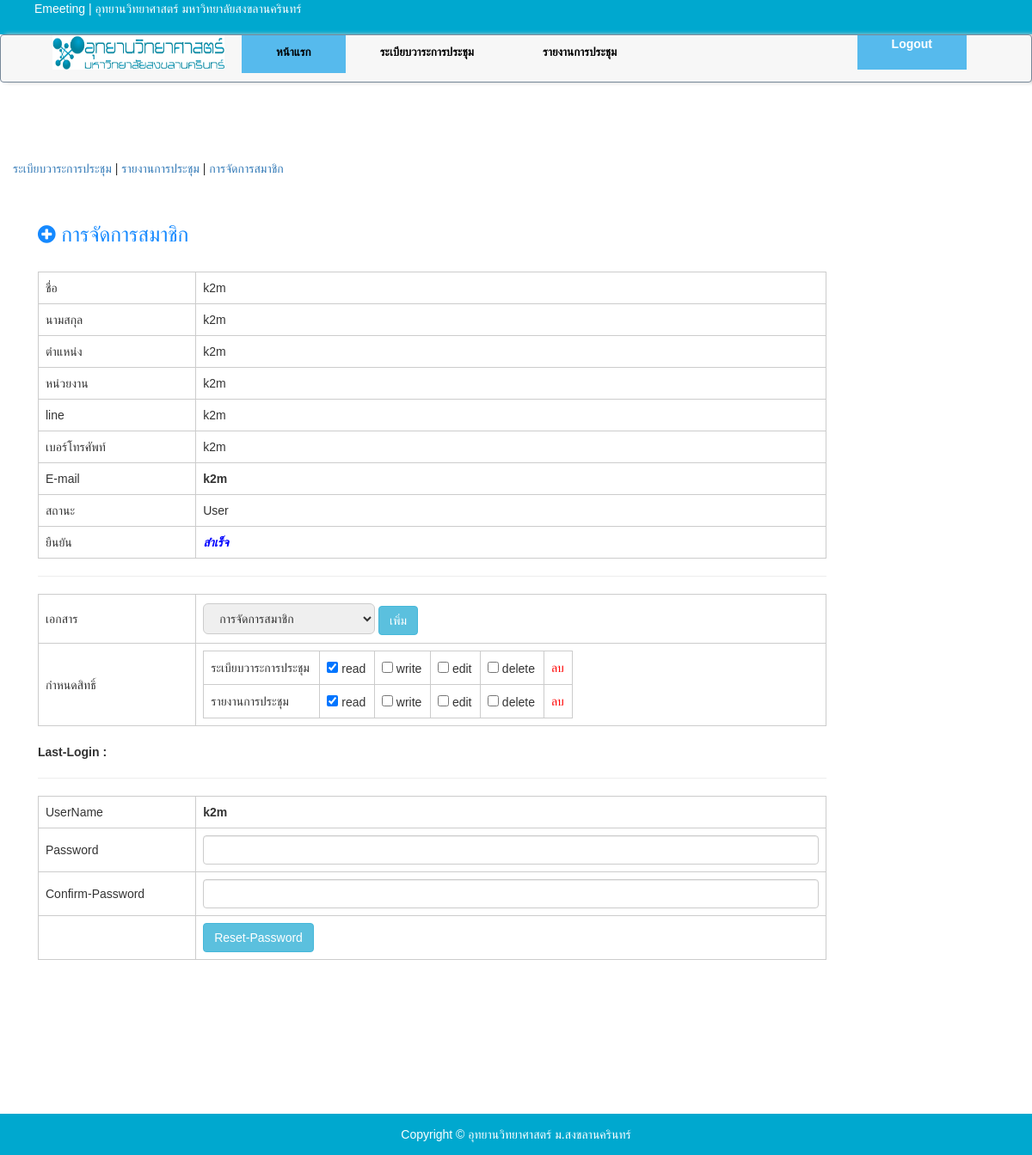
The app's page /index.php?controller=User&action=showdoc&id=2 (signed in) with its own data.
### tables this page shows
CREATE TABLE `user` (
  `id` int(11) NOT NULL,
  `firstname` varchar(50) NOT NULL,
  `lastname` varchar(50) NOT NULL,
  `department` varchar(50) NOT NULL,
  `position` varchar(50) NOT NULL,
  `username` varchar(50) NOT NULL,
  `password` varchar(50) NOT NULL,
  `line` varchar(50) NOT NULL,
  `phone` varchar(50) NOT NULL,
  `email` varchar(50) NOT NULL,
  `approve` varchar(50) NOT NULL,
  `status` varchar(50) NOT NULL,
  `last_login` varchar(30) NOT NULL,
  `created_at` datetime NOT NULL DEFAULT current_timestamp(),
  `updated_at` datetime NOT NULL DEFAULT current_timestamp()
);

CREATE TABLE `user_privilege` (
  `id` int(11) NOT NULL,
  `user_id` int(11) NOT NULL,
  `bref_nm` varchar(11) NOT NULL,
  `doc_id` int(11) NOT NULL,
  `read` int(11) NOT NULL,
  `write` int(11) NOT NULL,
  `edit` int(11) NOT NULL,
  `delete` int(11) NOT NULL
);

CREATE TABLE `document` (
  `id` int(11) NOT NULL,
  `bref_nm` varchar(30) NOT NULL,
  `doc_name` varchar(30) NOT NULL
);

### app/view.php (called while the page is built, shortened)
<?php
class view extends Base{
    private $render = FALSE;
    public  function __construct($template) {
       $file = './view/'.$template.'.php';
        if (file_exists($file)) {
                $this->render = $file;
            } else {
                echo ('Template '.$template.' not found!');
            }
    }
    public function __destruct() {
        include($this->render);
    }
}

### app/index.php (called while the page is built, shortened)
<?php
$route = new Route();
    if (isset($_GET['controller']) && isset($_GET['action'])) {
        $controller = $_GET['controller'];
        $action = $_GET['action'];
        $route->add($controller, $action);
    } else {
        $controller = 'Auth';
        $action = 'index';
        $route->add($controller, $action);
    }
$route->submit();

### index.php (called while the page is built)
<?php
require_once __DIR__.'/app/index.php';

### functions/function_getsession.php (called while the page is built, shortened)
<?php
function auth(){
    if(isset($_SESSION["Auth"])==true){
        return true;
    }else{
        return false;
    }
}
?>

### app/Base.php (called while the page is built, shortened)
<?php
class Base {
    public $sql;
    public function getInstance() {
        $con = new mysqli(DB::$connect["host"], DB::$connect["user"], DB::$connect["password"], DB::$connect["database"]);
        $con->set_charset("utf8");
        return $con;
    }
    public function fetchAll() {
        $query = $this->getInstance()->query($this->sql);
        $query->fetch_row();
        return $query;
    }
    public function query($sql) {
        $this->sql = $sql;
        return $this;
    }
    public function one() {
        $result = $this->getInstance()->query($this->sql);
        $row=$result->fetch_assoc();
        return $row;
    }
}
?>

### functions/function_userstatus.php (called while the page is built, shortened)
<?php
function u_status($status){
    switch($status){
        case '1' : return "User";
    }
}
?>

### functions/function_document.php (called while the page is built, shortened)
<?php
require_once './app/Base.php';
function docname($docid) {
    $base = new Base();
    $doc = $base->query("select * from document where id='".$docid."'")->one();
    return $doc["doc_name"];
}
?>

### view/user/edit_user.php (the view, shortened to what this page needs)
<?php require_once './layouts/header_admin.php'; ?>
<head>
<link href="./assets/css/report.css?key=<?php echo time(); ?>" rel="stylesheet" />
</head>
<div class="col-md-10 blog-main">
    <div class="blog-post" style="padding:1em;">
        <div class="header_topic"><a href='./index.php?controller=User&action=index' style='color:#1589FF;'><h3><i class="fa fa-plus-circle"></i> การจัดการสมาชิก </h3></a></div>
        <br>
        <table class="table_border" style="width:100%;">
            <tr>
                <td style="width:20%;"> ชื่อ </td>
                <td class='showedit'>
                    <div id="display_firstname" ondblclick="showedit('firstname');">
                        <?= (!empty($item["firstname"]) ? $item["firstname"] : ".") ?>
                    </div>
                </td>
            </tr>
            <tr>
                <td> นามสกุล </td>
                <td class='showedit'>
                    <div id="display_lastname" ondblclick="showedit('lastname');"><?= (!empty($item["lastname"]) ? $item["lastname"] : ".") ?></div>
                </td>
            </tr>
            <tr>
                <td> ตำแหน่ง </td>
                <td class='showedit'>
                    <div id="display_position" ondblclick="showedit('position');"><?= (!empty($item["position"]) ? $item["position"] : ".") ?></div>
                </td>
            </tr>
            <tr>
                <td> หน่วยงาน </td>
                <td class='showedit'>
                    <div id="display_department" ondblclick="showedit('department');"><?= (!empty($item["department"]) ? $item["department"] : ".") ?></div>
                </td>
            </tr>
            <tr>
                <td> line </td>
                <td class='showedit'>
                    <div id="display_line" ondblclick="showedit('line');"><?= (!empty($item["line"]) ? $item["line"] : ".") ?></div>
                </td>
            </tr>
            <tr>
                <td> เบอร์โทรศัพท์ </td>
                <td class='showedit'>
                    <div id="display_phone" ondblclick="showedit('phone');"><?= (!empty($item["phone"]) ? $item["phone"] : ".") ?></div>
                </td>
            </tr>
            <tr>
                <td> E-mail </td>
                <td style='cursor:no-drop;'>
                    <div id="display_email"><b><?= (!empty($item["email"]) ? $item["email"] : ".") ?></b></div>
                </td>
            </tr>
            <tr>
                <td> สถานะ </td>
                <td class='showedit'>
                    <div id="display_status" ondblclick="showedit('status');"><?= (!empty($item["status"]) ? u_status($item["status"]) : ".") ?></div>
                </td>
            </tr>
            <tr>
                <td>ยืนยัน</td>
                <td>
                    <?php if ($item["approve"] == '1') { ?>
                        <span style='color:blue;'><b><i>สำเร็จ</i></b></span>
                    <?php } else if ($item["approve"] == '2') { ?>
                        <span style='color:red;'><b><i>ไม่อนุมัติ</i></b></span>
<?php } else { ?>
                        <a class='btn btn-default' style='color:red;' href='./index.php?controller=User&action=approvepage&userid=<?= $item["id"]; ?>'>รอตรวจสอบสิทธิ์</a>
<?php } ?>
                </td>
            </tr>
        </table>
        <hr>
        <table class="table_border" style="width:100%;">
            <tr>
                <td style="width:20%;"> เอกสาร </td>
                        <?php if ($item["approve"] == '1') { ?>
                    <td>
                        <select id='sle_doc_name' name='sle_doc_name' style='width:200px;'>
    <?php foreach ($document as $document) { ?>
                                <option value='<?= $document["id"]; ?>'><?= $document["doc_name"]; ?></option>
                    <?php } ?>
                        </select> <a class='btn btn-info' onclick='add_privileges(<?= $item["id"]; ?>);'>เพิ่ม</a>
                    </td>
<?php } ?>
            </tr>
            <tr>
                <td> กำหนดสิทธิ์ </td>
                <td>
                    <div>
                        <table style='width:60%;'>
                                <?php foreach ($privilege as $privileges) { ?>
                                <tr>
                                    <td><?= docname($privileges["doc_id"]); ?></td>
                                    <?php
                                    $status = array("1" => "read", "2" => "write", "3" => "edit", "4" => "delete");
                                    foreach ($status as $x => $x_value) {
                                        $action = $user->check_privilege($item["id"], $privileges["doc_id"], $x_value);
                                        if ($action == 1) {
                                            ?>
                                            <td><input type='checkbox' value='<?= $x; ?>' onclick='updates_privilege(<?= $item["id"]; ?>, "<?= $x_value ?>", "<?= $privileges["doc_id"]; ?>", this);' checked> <?= $x_value ?>   </td>
        <?php } else { ?>
                                            <td><input type='checkbox' value='<?= $x; ?>' onclick='updates_privilege(<?= $item["id"]; ?>, "<?= $x_value ?>", "<?= $privileges["doc_id"]; ?>", this);'> <?= $x_value ?>  </td>
                                    <?php }
                                }
                                ?>
                                    <td><a onclick='delete_privileges(<?= $privileges["id"]; ?>);' style='color:red;cursor:pointer;'>ลบ</a></td>
                                </tr>
<?php } ?>
                        </table>
                    </div>
                </td>
            </tr>
        </table>
        <br><b>Last-Login :</b> <?= $item["last_login"]; ?>
        <hr>
        <div>
            <form method='post' id='frmuser' action='./index.php?controller=User&action=resetpassword'>
                <table class="tbl_term table_border" style="width:100%;margin:0 auto;">
                    <tr>
                        <td style='width:20%;'> UserName </td>
                        <td style='cursor:no-drop;'>
                            <div id="display_username"><b><?= (!empty($item["username"]) ? $item["username"] : ".") ?></b></div>
                        </td>
                    </tr>
                    <tr>
                        <td> Password </td>
                        <td class='showedit'>
                            <input type='password' id="password" name="password" class="form-control" required>
                        </td>
                    </tr>
                    <tr>
                        <td>Confirm-Password </td>
                        <td class='showedit'>
                            <input type='password' id="txt_confirmpassword" name="txt_confirmpassword" class="form-control" required data-rule-password="true" data-rule-equalTo="#password">
                        </td>
                    </tr>
                    <tr>
                        <td></td>
                        <td>
                            <input type='submit' class='btn btn-info' value='Reset-Password'>
                        </td>
                    </tr>
                </table>
            </form>
        </div>
    </div>
</div>
<?php require_once './layouts/footer_admin.php'; ?>

### app/Route.php (shortened to what this page needs)
<?php
class Route
{
    private $_listUri = array();
    private $_listCall = array();
    public function add($uri, $function)
    {
        $this->_listUri[] = $uri;
        $this->_listCall[] = $function;
    }
    public function submit()
    {
        foreach ($this->_listUri as $listKey => $listUri) {
            $action = $this->_listCall[$listKey];
            $controllers = new $controller();
            $controllers->$action();
       }
    }
}

### layouts/header_admin.php (shortened to what this page needs)
<!doctype html>
<html lang="en">
    <head>
        <link rel="stylesheet" href="https://cdn.jsdelivr.net/npm/bootstrap@3.4.1/dist/css/bootstrap.min.css">
        <link rel="stylesheet" href="https://cdnjs.cloudflare.com/ajax/libs/font-awesome/6.0.0-beta3/css/all.min.css">
        <link rel="stylesheet" href="https://cdnjs.cloudflare.com/ajax/libs/font-awesome/4.7.0/css/font-awesome.min.css">
        <link href="./assets/css/master.css?key=<?php echo time(); ?>" type="text/css" rel="stylesheet" />
        <link href="./assets/css/editor.css?key=<?php echo time(); ?>" rel="stylesheet" />
        <link href="./assets/css/login.css?key=<?php echo time(); ?>" rel="stylesheet" />
        <link href="./assets/theme/css/master.css?key=<?php echo time(); ?>" rel="stylesheet">
        <link rel="stylesheet" href="https://cdnjs.cloudflare.com/ajax/libs/font-awesome/4.7.0/css/font-awesome.min.css">
</head>
<body>
    <div class="navbartop">
    <ul class="navbar-logo" style="float:left;color:white;">Emeeting | อุทยานวิทยาศาสตร์ มหาวิทยาลัยสงขลานครินทร์</ul>
    </div>
    <div class="navbar">
      <ul class="navbar-logo" style="float:left;margin-right:20px;">
      <li class="navlogo"><img src="./assets/image/PSUSP_logo.jpg" width="200px"  height="40px" /></li>
      </ul>
      <?php if ((auth() == true)) { ?>
     <div class="collapse navbar-collapse" id="collapsibleNavbar">
     <ul class="navbar-links" style="float:left;">
     <li class="navbar-dropdown active">
          <label for="menu1" class="lbmenu" style="color:white;"><span><a href="./index.php?controller=Master&action=index">หน้าแรก</a></span></label>
        </li>
        <li class="navbar-dropdown">
          <label for="menu2" class="lbmenu"><span><a href="./index.php?controller=Master&action=shwdoc&type=1">ระเบียบวาระการประชุม</a></span></label>
        </li>
        <li class="navbar-dropdown">
          <label for="menu3" class="lbmenu"><span><a href="./index.php?controller=Master&action=shwdoc&type=2">รายงานการประชุม</a></span></label>
        </li>
    </ul>
    <ul class="navbar-login active" style="float:right;height:40px;">
        <li><a href="./index.php?controller=Auth&action=logout">Logout</a></li>
    </ul>
      <?php } ?>
    </div>
</div>
<div class="container-fluid white" id="page-content-wrapper" style='min-height:1200px;'>
<div class="container">
<div class="row">
  <br><br>
  <a href="./index.php?controller=Agenda&action=index">ระเบียบวาระการประชุม</a> |  <a href="./index.php?controller=Report&action=index">รายงานการประชุม</a> | <a href="./index.php?controller=User&action=index">การจัดการสมาชิก</a>
  <br><br>
    </div>
    </div>

### layouts/footer_admin.php (shortened to what this page needs)
</div>
        <footer class="text-center text-lg-start bg-light text-muted" >
            <div class="text-center p-4" style="background-color:#00a8cf;padding:1em;color:white;">
                Copyright ©
                <a class="text-reset fw-bold" href="https://mdbootstrap.com/" style="color:white;">อุทยานวิทยาศาสตร์ ม.สงขลานครินทร์</a>
            </div>
        </footer>
      </body>
</html>
<link rel="stylesheet" href="https://ajax.googleapis.com/ajax/libs/jqueryui/1.8.24/themes/smoothness/jquery-ui.css" />

### records on screen
user: firstname "k2m", lastname "k2m", position "k2m", department "k2m", line "k2m", phone "k2m", email "k2m", status "User", approve "สำเร็จ", username "k2m"
user_privilege: doc.doc_name "ระเบียบวาระการประชุม", x_value "read", x_value "write", x_value "edit", x_value "delete"
user_privilege: doc.doc_name "รายงานการประชุม", x_value "read", x_value "write", x_value "edit", x_value "delete"

### other values on screen
form field sle_doc_name "การจัดการสมาชิก"
